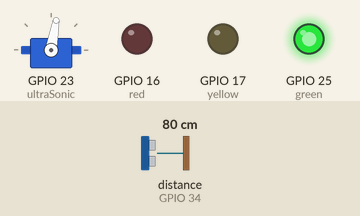
Recording of a sketch running on a simulated ESP32. Shown: servo, output pins drawn as LEDs (lit = HIGH). Wiring (inferred from the names in the program): ultrasonic range finder: trigger GPIO 19; echo GPIO 34. The inputs (shaded band) are chosen by the test bench; at power-on: distance to the obstacle (sensor on GPIO 34) 80 cm. The echo pulse lasts 58.3 µs per cm; WiFi joins after 1.5 s; servers stay silent unless stated; pins used as bus, display or sensor lines are not drawn; what the sketch prints to the serial monitor is not drawn.

Above: at 2.7 s.
2.8 s: distance to the obstacle (sensor on GPIO 34) set to 74 cm
4.3 s: distance to the obstacle (sensor on GPIO 34) set to 67 cm
At 5.0 s:
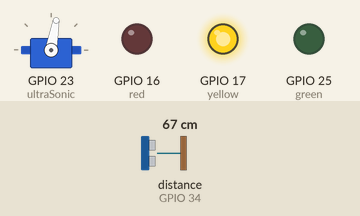
5.8 s: distance to the obstacle (sensor on GPIO 34) set to 27 cm
7.3 s: distance to the obstacle (sensor on GPIO 34) set to 23 cm
At 8.3 s:
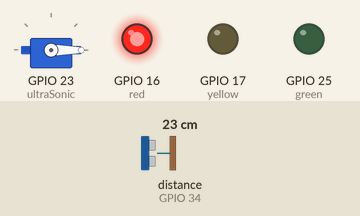
At 10.5 s:
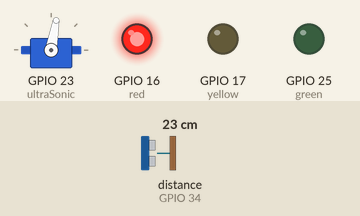
Timing chart, 0 to 11.3 s (numbered marks = the images above; inputs shaded):
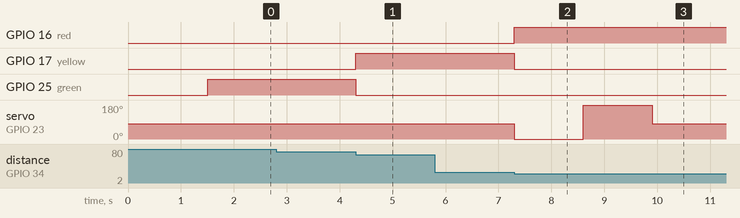

The sketch:

RC_carIris_second_ESP32.ino
```cpp
#include <WiFi.h>
#include <WiFiUdp.h>
#include <ESP32Servo.h>

Servo ultraSonic;

const char* ssid = "ZentinelY2K";
const char* password = "M8!rTz#4qLpX92vB2i#x";

WiFiUDP udp;
const int trig = 19;
const int echo = 34;
unsigned int localPort = 4211;   // B listens here
unsigned int remotePort = 4210;  // A listens here
const int green = 25;
const int yellow = 17;
const int red = 16;
//21,22 for G
IPAddress ESP32_A_IP(10, 253, 27, 157); //10.253.27.157

void setup() {
  Serial.begin(115200);


  ultraSonic.attach(23);
  ultraSonic.write(80);
  pinMode(trig,OUTPUT);
  pinMode(echo,INPUT);
  //LEDs
  pinMode(red,OUTPUT);
  pinMode(yellow,OUTPUT);
  pinMode(green,OUTPUT);
  //wifi and wireless setup
  WiFi.begin(ssid, password);
  Serial.print("Connecting");
  while (WiFi.status() != WL_CONNECTED) {
    delay(500);
    Serial.print(".");
  }

  udp.begin(localPort);

  Serial.println("\nESP32 B ready");
  Serial.print("IP: ");
  Serial.println(WiFi.localIP());

}

float objectDetected(){
  digitalWrite(trig,LOW);
  delayMicroseconds(4);
  digitalWrite(trig,HIGH); // send blast
  delayMicroseconds(20);
  digitalWrite(trig,LOW); //recieve blast and stop
  //process bounced off sound
  long duration = pulseIn(echo,HIGH); //pulseIn to recieve it
  float distance = (duration*0.034)/2;
  return distance;
}

void loop() {
  float distance = objectDetected();
  //Serial.println(distance);
  if (distance <= 25 && distance > 0.00){
       udp.beginPacket(ESP32_A_IP,remotePort);
       udp.print("Red");
       udp.endPacket();
       digitalWrite(red,HIGH);
       digitalWrite(green,LOW);
       digitalWrite(yellow,LOW);
       //safety protocol
       ultraSonic.write(0);
       delay(1200);
       const float distanceRight = objectDetected();
       Serial.println(distanceRight);
       delay(100);
       ultraSonic.write(180);
       delay(1200);
       const float distanceLeft = objectDetected();
       Serial.println(distanceLeft);
       delay(100);
       Serial.println(distanceRight);
       Serial.println(distanceLeft);
       ultraSonic.write(80);
       delay(1200);
       if(distanceRight <= 25 && distanceLeft <= 18 && distanceRight > 0.00 && distanceLeft > 0.00){
        udp.beginPacket(ESP32_A_IP,remotePort);
        Serial.println("Sent");
        udp.print("SP_B");
        udp.endPacket();
        delay(20);
      }
       else if(distanceLeft > distanceRight && distanceLeft > 0.00 && distanceRight > 0.00){
          udp.beginPacket(ESP32_A_IP,remotePort);
          udp.print("SP_RL");
          udp.endPacket();
          delay(20);
       }
       else if (distanceRight >= distanceLeft && distanceLeft > 0.00 && distanceRight > 0.00){
          udp.beginPacket(ESP32_A_IP,remotePort);
          udp.print("SP_RR");
          udp.endPacket();
          delay(20);
      }

    delay(3000);

  }
  else if (distance <= 70 && distance > 25 && distance > 0.00 ){
       udp.beginPacket(ESP32_A_IP,remotePort);
       udp.print("Yellow");
       udp.endPacket();
       digitalWrite(yellow,HIGH);
       digitalWrite(green,LOW);
       digitalWrite(red,LOW);
  }
  else if (distance > 70 && distance > 0.00){
    udp.beginPacket(ESP32_A_IP,remotePort);
    udp.print("Green");
    udp.endPacket();
    digitalWrite(green,HIGH);
    digitalWrite(red,LOW);
    digitalWrite(yellow,LOW);
  }


    /*udp.beginPacket(ESP32_A_IP, remotePort);
    udp.print("Reply from B");
    udp.endPacket();*/


}
```

Measured:
- the behaviour switches between 71 and 70 cm on distance to the obstacle (sensor on GPIO 34) (found by bisection; images 0 and 1)
- the behaviour switches between 26 and 25 cm on distance to the obstacle (sensor on GPIO 34) (found by bisection; images 1 and 2)
- after the input at 2.8 s, every drawn part: stays the same
- after the input at 4.3 s, GPIO 17 (yellow): LOW → HIGH at once; GPIO 25 (green): HIGH → LOW at once
- after the input at 5.8 s, every drawn part: stays the same
- after the input at 7.3 s, GPIO 16 (red): LOW → HIGH at once; GPIO 17 (yellow): HIGH → LOW at once; servo on GPIO 23 (ultraSonic): 80° → 0° at once, → 180° 1.3 s later, → 80° 1.3 s later
